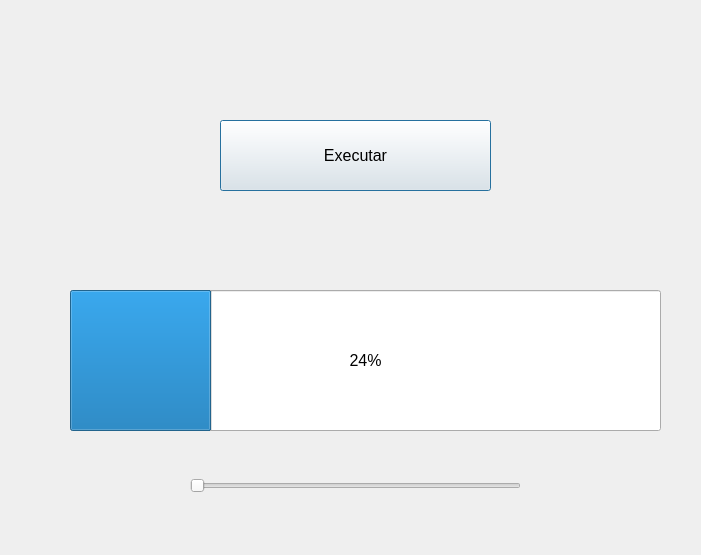
<?xml version="1.0" encoding="UTF-8"?>
<ui version="4.0">
 <class>Dialog</class>
 <widget class="QDialog" name="Dialog">
  <property name="geometry">
   <rect>
    <x>0</x>
    <y>0</y>
    <width>701</width>
    <height>555</height>
   </rect>
  </property>
  <property name="minimumSize">
   <size>
    <width>488</width>
    <height>375</height>
   </size>
  </property>
  <property name="font">
   <font>
    <pointsize>12</pointsize>
   </font>
  </property>
  <property name="windowTitle">
   <string>Dialog</string>
  </property>
  <widget class="QPushButton" name="Executar">
   <property name="geometry">
    <rect>
     <x>220</x>
     <y>120</y>
     <width>271</width>
     <height>71</height>
    </rect>
   </property>
   <property name="text">
    <string>Executar</string>
   </property>
  </widget>
  <widget class="QProgressBar" name="progressBar">
   <property name="geometry">
    <rect>
     <x>70</x>
     <y>290</y>
     <width>591</width>
     <height>141</height>
    </rect>
   </property>
   <property name="value">
    <number>24</number>
   </property>
  </widget>
  <widget class="QSlider" name="horizontalSlider">
   <property name="geometry">
    <rect>
     <x>190</x>
     <y>470</y>
     <width>331</width>
     <height>31</height>
    </rect>
   </property>
   <property name="orientation">
    <enum>Qt::Horizontal</enum>
   </property>
  </widget>
 </widget>
 <resources/>
 <connections/>
</ui>
